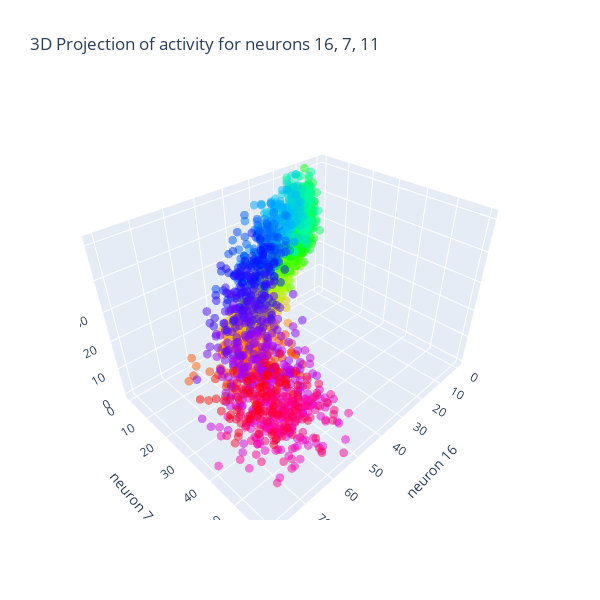

Source (notebook cell):
### Code cell
x = place_cell_activity[:, neuron_x_id]
y = place_cell_activity[:, neuron_y_id]
z = place_cell_activity[:, neuron_z_id]

r = np.sqrt(x**2 + y**2 + z**2)

fig = go.Figure(
    data=[
        go.Scatter3d(
            x=x,
            y=y,
            z=z,
            mode="markers",
            marker=dict(
                size=3,
                color=angles,  # set color to an array/list of desired values
                colorscale="hsv",  # choose a colorscale
                opacity=0.5,
            ),
        )
    ]
)

fig.update_layout(
    autosize=False,
    width=600,
    height=600,
    scene=dict(
        xaxis_title=f"neuron {neuron_x_id}",
        yaxis_title=f"neuron {neuron_y_id}",
        zaxis_title=f"neuron {neuron_z_id}",
    ),
    title=f"3D Projection of activity for neurons {neuron_x_id}, {neuron_y_id}, {neuron_z_id}",
)

fig.show()

### Figure 1 — Plotly figure (JSON) as saved in the notebook; plotly's stock layout.template omitted (floating-point values rounded to 4 significant figures; data arrays with more than 128 entries replaced by an {"elided": "..."} marker saying what was removed)
{"data": [{"marker": {"color": {"elided": "2000 float values"}, "colorscale": [[0, "#ff0000"], [0.1111, "#ffa700"], [0.2222, "#afff00"], [0.3333, "#08ff00"], [0.4444, "#00ff9f"], [0.5556, "#00b7ff"], [0.6667, "#0010ff"], [0.7778, "#9700ff"], [0.8889, "#ff00bf"], [1, "#ff0000"]], "opacity": 0.5, "size": 3}, "mode": "markers", "type": "scatter3d", "x": {"elided": "2000 int values"}, "y": {"elided": "2000 int values"}, "z": {"elided": "2000 int values"}}], "layout": {"autosize": false, "height": 600, "scene": {"xaxis": {"title": {"text": "neuron 16"}}, "yaxis": {"title": {"text": "neuron 7"}}, "zaxis": {"title": {"text": "neuron 11"}}}, "title": {"text": "3D Projection of activity for neurons 16, 7, 11"}, "width": 600}}
